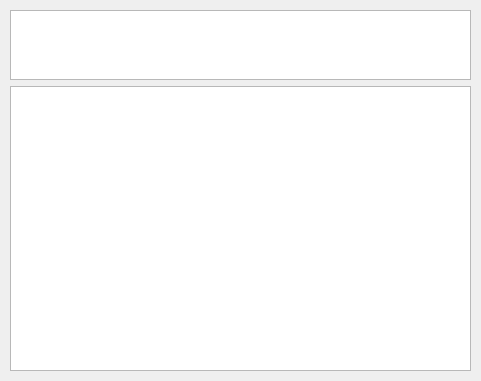
<?xml version="1.0" encoding="UTF-8"?>
<ui version="4.0">
 <class>Dialog</class>
 <widget class="QDialog" name="Dialog">
  <property name="geometry">
   <rect>
    <x>0</x>
    <y>0</y>
    <width>481</width>
    <height>381</height>
   </rect>
  </property>
  <property name="windowTitle">
   <string>Dialog</string>
  </property>
  <widget class="QWidget" name="verticalLayoutWidget">
   <property name="geometry">
    <rect>
     <x>10</x>
     <y>10</y>
     <width>461</width>
     <height>361</height>
    </rect>
   </property>
   <layout class="QVBoxLayout" name="verticalLayout">
    <item>
     <widget class="QPlainTextEdit" name="plainTextEdit">
      <property name="sizePolicy">
       <sizepolicy hsizetype="Expanding" vsizetype="Expanding">
        <horstretch>0</horstretch>
        <verstretch>1</verstretch>
       </sizepolicy>
      </property>
     </widget>
    </item>
    <item>
     <widget class="QListWidget" name="listWidget">
      <property name="sizePolicy">
       <sizepolicy hsizetype="Expanding" vsizetype="Expanding">
        <horstretch>0</horstretch>
        <verstretch>10</verstretch>
       </sizepolicy>
      </property>
     </widget>
    </item>
   </layout>
  </widget>
 </widget>
 <resources/>
 <connections/>
</ui>
